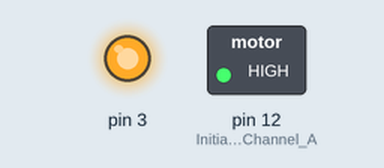
A sketch run on a simulated Arduino Uno, built with avr-gcc and run on an emulated ATmega328P. Shown: switched loads named in the sketch (green lamp = pin HIGH), output pins drawn as LEDs (lit = HIGH).

Above: at 0.1 s.
Timing chart, 0 to 1.6 s (numbered marks = the images above):
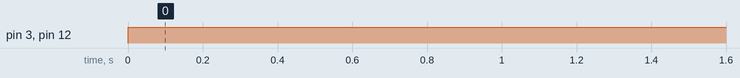

The sketch:

Simple_Fan.ino
```cpp
void setup() {
  pinMode(12, OUTPUT); //Initiates Motor Channel A pin
}

void loop(){
  digitalWrite(12, HIGH); //HIGH is forward and LOW is backward
  analogWrite(3, 255); //Spins the motor from 70 (minimum speed) to 255 (maximum speed)
}
```

Measured:
- by itself, pin 3, pin 12 (Initiates_Motor_Channel_A): LOW → HIGH at 0.00 s
